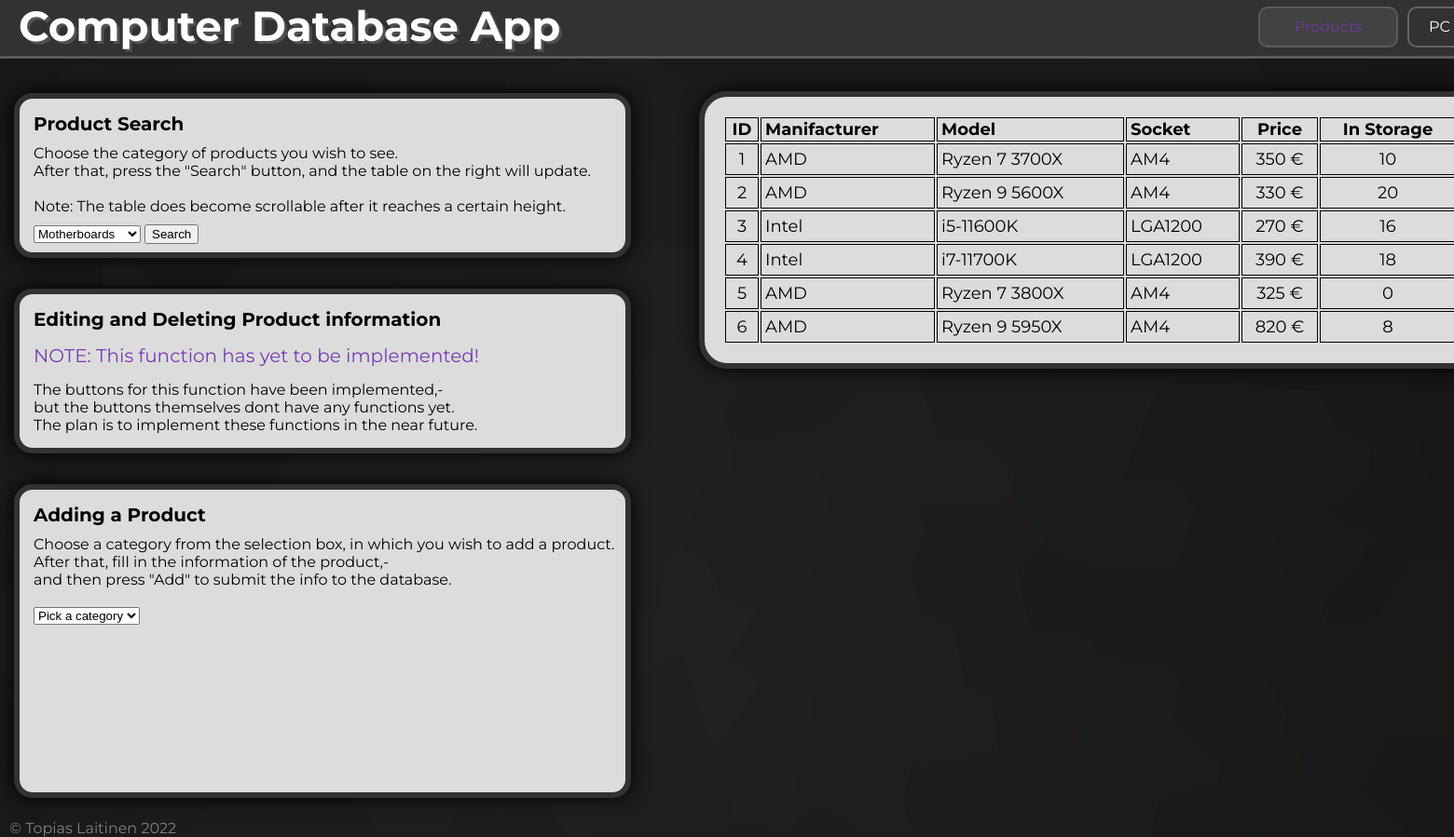
/NettisivuVersio/PC_db/pcComps.php, run on the app's committed database.
### tables this page shows
CREATE TABLE `prosessorit` (
  `id` int(11) NOT NULL,
  `valmistaja` varchar(255) NOT NULL,
  `malli` varchar(255) NOT NULL,
  `kanta` varchar(255) NOT NULL,
  `hinta` int(11) NOT NULL,
  `varastossa` int(11) NOT NULL
);

### NettisivuVersio/PC_db/pcComps.php (the view, shortened to what this page needs)
<?php
$servername = "localhost";
$username = "root";
$password = "";
$dbname = "tietokone_paketit";
$conn = mysqli_connect($servername, $username, $password, $dbname);
if(isset($_GET["search"])){
	$search = $_GET["search"];
}
else{
	$search = "prosessorit";
}
$sqlSearchProduct = "SELECT * FROM " . $search;
$result = $conn->query($sqlSearchProduct);
$buffer = "";
$counter = 1;
if ($result->num_rows > 0) {
	$buffer .= '<table class="tuoteTable">';
	$buffer .= "<tr>";
	if ($search == "prosessorit" || $search == "emolevyt") {
		$buffer .= '<td class="ctr"><b>ID</b></td>
			<td class="pad"><b>Manifacturer</b></td>
			<td class="pad"><b>Model</b></td>
			<td class="pad"><b>Socket</b></td>
			<td class="ctr"><b>Price</b></td>
			<td class="ctr"><b>In Storage</b></td>';
	} else if ($search == "muistit") {
		$buffer .= '<td class="ctr"><b>ID</b></td>
			<td class="pad"><b>Manifacturer</b></td>
			<td class="pad"><b>Model</b></td>
			<td class="ctr"><b>Total Capacity</b></td>
			<td class="ctr"><b>Sticks</b></td>
			<td class="ctr"><b>Price</b></td>
			<td class="ctr"><b>In Storage</b></td>';
	} else if ($search == "levyt") {
		$buffer .= '<td class="ctr"><b>ID</b></td>
			<td class="pad"><b>Manifacturer</b></td>
			<td class="pad"><b>Model</b></td>
			<td class="ctr"><b>Type</b></td>
			<td class="ctr"><b>Capacity</b></td>
			<td class="ctr"><b>Price</b></td>
			<td class="ctr"><b>In Storage</b></td>';
	} else if ($search == "powerit") {
		$buffer .= '<td class="ctr"><b>ID</b></td>
			<td class="pad"><b>Manifacturer</b></td>
			<td class="pad"><b>Model</b></td>
			<td class="ctr"><b>Wattage</b></td>
			<td class="ctr"><b>Price</b></td>
			<td class="ctr"><b>In Storage</b></td>';
	} else {
		$buffer .= '<td class="ctr"><b>ID</b></td>
			<td class="pad"><b>Manifacturer</b></td>
			<td class="pad"><b>Model</b></td>
			<td class="ctr"><b>Price</b></td>
			<td class="ctr"><b>In Storage</b></td>';
	}
	$buffer .= "</tr>";
	while($row = $result->fetch_assoc()) {
		$buffer .= '<tr id="row'. $counter .'">';
		if ($search == "prosessorit" || $search == "emolevyt") {
			$buffer .= '<td class="ctr" name="id">'. $row["id"].
			'</td><td class="pad">'. $row["valmistaja"].
			'</td><td class="pad">'. $row["malli"].
			'</td><td class="pad">'. $row["kanta"].
			'</td><td class="ctr">'. $row["hinta"]." €".
			'</td><td class="ctr">'. $row["varastossa"]. "</td>";
		} else if ($search == "muistit") {
			$buffer .= '<td class="ctr" name="id'. $counter .'">'. $row["id"].
			'</td><td class="pad">'. $row["valmistaja"].
			'</td><td class="pad">'. $row["malli"].
			'</td><td class="ctr">'. $row["koko"]. " GB".
			'</td><td class="ctr">'. $row["maara"].
			'</td><td class="ctr">'. $row["hinta"]." €".
			'</td><td class="ctr">'. $row["varastossa"]. "</td>";
		} else if ($search == "levyt") {
			$buffer .= '<td class="ctr" name="id'. $counter .'">'. $row["id"].
			'</td><td class="pad">'. $row["valmistaja"].
			'</td><td class="pad">'. $row["malli"].
			'</td><td class="ctr">'. $row["tyyppi"].
			'</td><td class="ctr">'. $row["koko"]. " GB".
			'</td><td class="ctr">'. $row["hinta"]." €".
			'</td><td class="ctr">'. $row["varastossa"]. "</td>";
		} else if ($search == "powerit") {
			$buffer .= '<td class="ctr" name="id'. $counter .'">'. $row["id"].
				'</td><td class="pad">'. $row["valmistaja"].
				'</td><td class="pad">'. $row["malli"].
				'</td><td class="ctr">'. $row["teho"]." W".
				'</td><td class="ctr">'. $row["hinta"]." €".
				'</td><td class="ctr">'. $row["varastossa"]. "</td>";
		} else {
			$buffer .= '<td class="ctr" name="id'. $counter .'">'. $row["id"].
				'</td><td class="pad">'. $row["valmistaja"].
				'</td><td class="pad">'. $row["malli"].
				'</td><td class="ctr">'. $row["hinta"]. " €".
				'</td><td class="ctr">'. $row["varastossa"]. "</td>";
		}
		$buffer .= '<td style="width:30px"><button type="button" class="editBTN '. $counter . '">🛠</button></td>';
		$buffer .= '<td style="width:30px"><button type="button" onClick = "deleteConfirmation('. $counter .')" class="delBTN '. $counter . '">🗙</button></td>';
		$buffer .= "</tr>";
		$counter++;
	}
	$buffer .= "</tr>";
	$buffer .= "</table>";
} else {
	$buffer .= "0 results";
}
?>
<!DOCTYPE html>
<html>
	<head>
	</head>
	<body>
		<body onLoad="addProduct()">
		<div id="navBar">
			<div id="title">Computer Database App</div>
			<button type="button" disabled onClick="" id="productSide">Products</button>
			<button type="button" onClick="redirPackage()" id="packageSide">PC Packages</button>
		</div>
		<div id="tableBG"><?php echo($buffer); ?></div>
		<div id="cr">© Topias Laitinen 2022</div>
		<div id="searchBG">
			<div id="searchTitle"><b>Product Search</b></div>
			<div id="searchHelp">Choose the category of products you wish to see.
			<br>After that, press the "Search" button, and the table on the right will update.
			<br>
			<br>Note: The table does become scrollable after it reaches a certain height.</div>
			<form name="searchForm" method="GET" action="pcComps.php">
				<select id="tuotteet" name="search">
				<option value="emolevyt">Motherboards</option>
				</select>
				<input type="submit" id="hakuBTN" value="Search" />
			</form>
		</div>
		<div id="editBG">
			<div id="editTitle"><b>Editing and Deleting Product information</b></div>
			<div id="warning">NOTE: This function has yet to be implemented!</div>
			<div id="editHelp">The buttons for this function have been implemented,-
			<br> but the buttons themselves dont have any functions yet.
			<br>The plan is to implement these functions in the near future.</div>
		</div>
		<div id="addBG">
			<div id="addTitle"><b>Adding a Product</b></div>
			<div id="addHelp">Choose a category from the selection box, in which you wish to add a product.
			<br>After that, fill in the information of the product,-
			<br> and then press "Add" to submit the info to the database.</div>
			<select id="addCategory" name="addCategory" onChange = "addProduct(this.value);">
				<option>Pick a category</option>
			</select>
		</div>
	</body>
</html>

### NettisivuVersio/PC_db/css/stylesComps.css (style rules this page uses)
body { background-image: url(../page_BG.png); margin: 0px; }
#navBar { height: 60px; width: auto; background-color: rgba(50,50,50,1); border-bottom: 3px solid rgba(90,90,90,1); }
#productSide, #packageSide { position: relative; height: 44px; width: 150px; top: -10px; left: 620px; margin-left: 6px; display: inline-block; border: 2px solid rgba(100,100,100,1); border-radius: 10px; background-color: rgba(50,50,50,1); color: white; font-family: 'Montserrat', sans-serif; font-size: 16px; transition: 0.2s ease-in-out; }
#productSide { background-color: rgba(70,70,70,1); color: rgba(120,60,180,1); cursor: not-allowed; }
:disabled { opacity: 0.8; }
#title { position: relative; width: 700px; margin-left: 20px; display: inline-block; color: white; font-family: 'Montserrat', sans-serif; font-size: 45px; font-weight: bold; text-shadow: 3px 3px rgba(80,80,80,1); }
#cr { position: absolute; top: 880px; left: 10px; color: gray; font-family: 'Montserrat', sans-serif; }
#tableBG { position: absolute; margin-top: 35px; width: 900px; height: auto; left: 750px; max-height: 750px; overflow-x: hidden; overflow-y: scroll; background-color: rgba(220,220,220,1); border: 6px solid rgba(50,50,50,1); border-radius: 30px; box-shadow: 0px 0px 20px black; z-index: -1; }
.tuoteTable { padding: 20px; top: 81px; width: 900px; border: none !important; }
table, th, tr, td { border: 1px solid black; color: black; font-size: 18px; font-family: 'Montserrat', sans-serif; }
.ctr { text-align: center; }
.pad { padding-left: 4px; }
#searchHelp, #searchTitle { display: block; margin-left: 15px; clear: both; color: black; font-family: 'Montserrat', sans-serif; }
#searchBG { position: absolute; top: 100px; left: 15px; width: 650px; height: 165px; background-color: rgba(220,220,220,1); border: 6px solid rgba(50,50,50,1); border-radius: 20px; box-shadow: 0px 0px 20px black; z-index: -1; }
#searchTitle { width: 400px; margin-top: 15px; font-size: 20px; }
#searchHelp { margin-top: 10px; }
form { position: relative; margin-left: 15px; display: inline-block; }
#editBG { position: absolute; top: 310px; left: 15px; width: 650px; height: 165px; background-color: rgba(220,220,220,1); border: 6px solid rgba(50,50,50,1); border-radius: 20px; box-shadow: 0px 0px 20px black; z-index: -1; }
#warning { margin-top: 15px; margin-left: 15px; color: rgba(120,60,180,1); font-size: 20px; font-family: 'Montserrat', sans-serif; }
#editHelp, #editTitle { display: block; margin-left: 15px; clear: both; color: black; font-family: 'Montserrat', sans-serif; }
#editTitle { margin-top: 15px; font-size: 20px; }
#editHelp { margin-top: 15px; }
#addBG { position: absolute; top: 520px; left: 15px; width: 650px; height: 325px; background-color: rgba(220,220,220,1); border: 6px solid rgba(50,50,50,1); border-radius: 20px; box-shadow: 0px 0px 20px black; z-index: -1; }
#addHelp, #addTitle { display: block; margin-left: 15px; clear: both; color: black; font-family: 'Montserrat', sans-serif; }
#addTitle { margin-top: 15px; font-size: 20px; }
#addHelp { margin-top: 10px; }
#addCategory { position: relative; margin-top: 20px; margin-left: 15px; display: inline-block; }
input[type=submit] { margin-top: 10px; }

### data on the page
prosessorit: id "1", valmistaja "AMD", malli "Ryzen 7 3700X", kanta "AM4", hinta "350", varastossa "10"
prosessorit: id "2", valmistaja "AMD", malli "Ryzen 9 5600X", kanta "AM4", hinta "330", varastossa "20"
prosessorit: id "3", valmistaja "Intel", malli "i5-11600K", kanta "LGA1200", hinta "270", varastossa "16"
prosessorit: id "4", valmistaja "Intel", malli "i7-11700K", kanta "LGA1200", hinta "390", varastossa "18"
prosessorit: id "5", valmistaja "AMD", malli "Ryzen 7 3800X", kanta "AM4", hinta "325", varastossa "0"
prosessorit: id "6", valmistaja "AMD", malli "Ryzen 9 5950X", kanta "AM4", hinta "820", varastossa "8"
